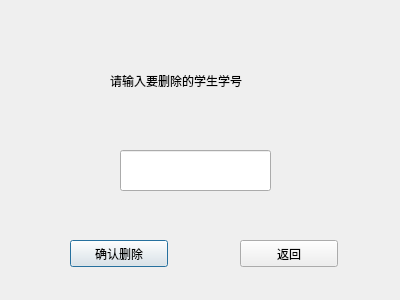
<?xml version="1.0" encoding="UTF-8"?>
<ui version="4.0">
 <class>Dialog_del</class>
 <widget class="QDialog" name="Dialog_del">
  <property name="geometry">
   <rect>
    <x>0</x>
    <y>0</y>
    <width>400</width>
    <height>300</height>
   </rect>
  </property>
  <property name="windowTitle">
   <string>Dialog</string>
  </property>
  <widget class="QPushButton" name="del_buto">
   <property name="geometry">
    <rect>
     <x>70</x>
     <y>240</y>
     <width>98</width>
     <height>27</height>
    </rect>
   </property>
   <property name="text">
    <string>确认删除</string>
   </property>
  </widget>
  <widget class="QLabel" name="label">
   <property name="geometry">
    <rect>
     <x>110</x>
     <y>40</y>
     <width>201</width>
     <height>81</height>
    </rect>
   </property>
   <property name="text">
    <string>请输入要删除的学生学号</string>
   </property>
  </widget>
  <widget class="QLineEdit" name="del_id">
   <property name="geometry">
    <rect>
     <x>120</x>
     <y>150</y>
     <width>151</width>
     <height>41</height>
    </rect>
   </property>
  </widget>
  <widget class="QPushButton" name="ret">
   <property name="geometry">
    <rect>
     <x>240</x>
     <y>240</y>
     <width>98</width>
     <height>27</height>
    </rect>
   </property>
   <property name="text">
    <string>返回</string>
   </property>
  </widget>
 </widget>
 <resources/>
 <connections/>
</ui>
